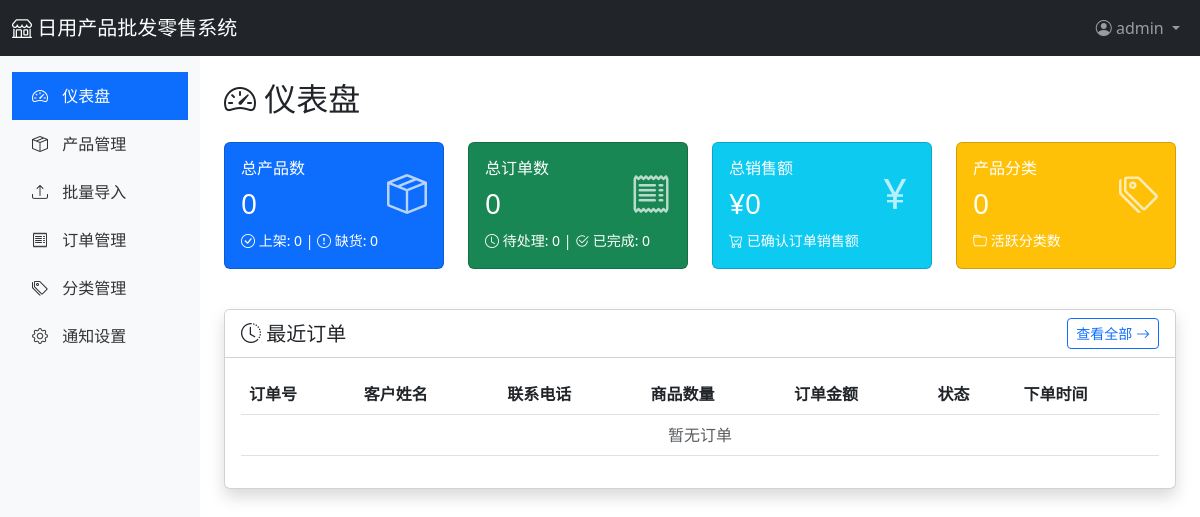
The app's page /admin/dashboard (signed in), older data.
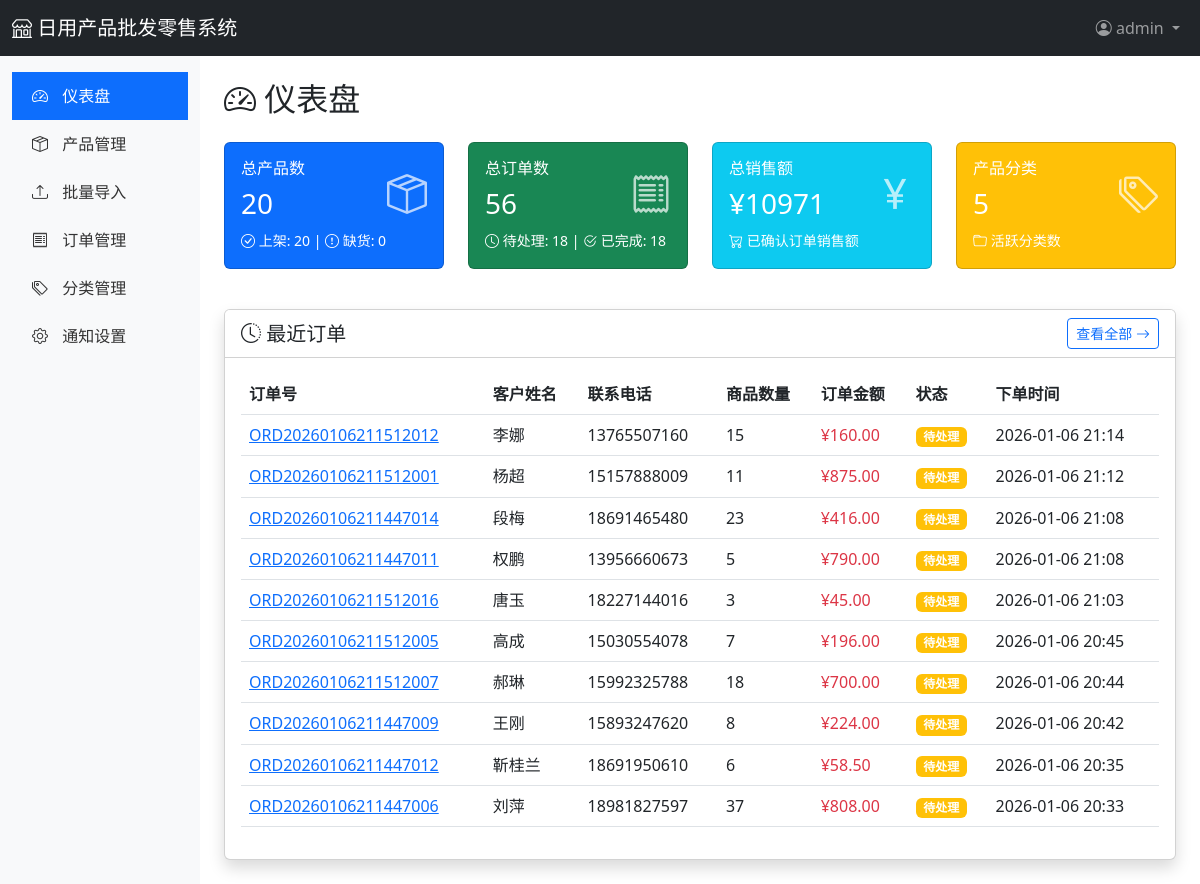
The same page, newer data.
### app/models.py (models this page shows, shortened)
class User(UserMixin, db.Model):
    __tablename__ = 'users'
    id = db.Column(db.Integer, primary_key=True)
    username = db.Column(db.String(80), unique=True, nullable=False)
    email = db.Column(db.String(120), unique=True, nullable=False)
    password_hash = db.Column(db.String(255), nullable=False)
    role = db.Column(db.String(20), default='admin')  # admin, staff
    phone = db.Column(db.String(20))
    is_active = db.Column(db.Boolean, default=True)
    created_at = db.Column(db.DateTime, default=datetime.utcnow)
    updated_at = db.Column(db.DateTime, default=datetime.utcnow, onupdate=datetime.utcnow)
    orders = db.relationship('Order', backref='user', lazy='dynamic')

class Order(db.Model):
    __tablename__ = 'orders'
    id = db.Column(db.Integer, primary_key=True)
    order_no = db.Column(db.String(50), unique=True, nullable=False, index=True)  # 订单号
    customer_name = db.Column(db.String(100), nullable=False)
    customer_phone = db.Column(db.String(20))
    customer_email = db.Column(db.String(120))
    customer_address = db.Column(db.Text)
    total_amount = db.Column(db.Float, default=0)  # 总金额
    total_quantity = db.Column(db.Integer, default=0)  # 总数量
    status = db.Column(db.String(20), default='pending')  # pending, confirmed, shipped, completed, cancelled
    notes = db.Column(db.Text)  # 备注
    notified = db.Column(db.Boolean, default=False)  # 是否已通知
    created_at = db.Column(db.DateTime, default=datetime.utcnow)
    updated_at = db.Column(db.DateTime, default=datetime.utcnow, onupdate=datetime.utcnow)
    user_id = db.Column(db.Integer, db.ForeignKey('users.id'))
    items = db.relationship('OrderItem', backref='order', lazy='dynamic', cascade='all, delete-orphan')

### app/routes/admin.py (the view)
@admin_bp.route('/dashboard')
@login_required
def dashboard():
    from app.services.order_service import OrderService
    stats = {
        'products': {
            'total': Product.query.count(),
            'active': Product.query.filter_by(status='active').count(),
            'out_of_stock': Product.query.filter(Product.stock == 0).count()
        },
        'orders': OrderService.get_order_statistics(),
        'categories': Category.query.count()
    }
    recent_orders = Order.query.order_by(Order.created_at.desc()).limit(10).all()
    return render_template('admin/dashboard.html', stats=stats, recent_orders=recent_orders)

### app/services/order_service.py (called while the page is built)
    @staticmethod
    def get_order_statistics():
        total_orders = Order.query.count()
        pending_orders = Order.query.filter_by(status='pending').count()
        confirmed_orders = Order.query.filter_by(status='confirmed').count()
        completed_orders = Order.query.filter_by(status='completed').count()
        cancelled_orders = Order.query.filter_by(status='cancelled').count()
        total_sales = db.session.query(db.func.sum(Order.total_amount)).filter(
            Order.status.in_(['confirmed', 'shipped', 'completed'])
        ).scalar() or 0
        return {
            'total_orders': total_orders,
            'pending_orders': pending_orders,
            'confirmed_orders': confirmed_orders,
            'completed_orders': completed_orders,
            'cancelled_orders': cancelled_orders,
            'total_sales': total_sales
        }

### app/templates/admin/dashboard.html (shortened to what this page needs)
{% extends "admin/base.html" %}
{% block content %}
<h2 class="mb-4">
    <i class="bi bi-speedometer2"></i> 仪表盘
</h2>
<div class="row mb-4">
    <div class="col-md-3">
        <div class="card stat-card bg-primary text-white mb-3">
            <div class="card-body">
                <div class="d-flex justify-content-between">
                    <div>
                        <h6 class="card-title">总产品数</h6>
                        <h3>{{ stats.products.total }}</h3>
                    </div>
                    <div class="align-self-center">
                        <i class="bi bi-box-seam" style="font-size: 2.5rem; opacity: 0.7;"></i>
                    </div>
                </div>
                <small>
                    <i class="bi bi-check-circle"></i> 上架: {{ stats.products.active }} |
                    <i class="bi bi-exclamation-circle"></i> 缺货: {{ stats.products.out_of_stock }}
                </small>
            </div>
        </div>
    </div>
    <div class="col-md-3">
        <div class="card stat-card bg-success text-white mb-3">
            <div class="card-body">
                <div class="d-flex justify-content-between">
                    <div>
                        <h6 class="card-title">总订单数</h6>
                        <h3>{{ stats.orders.total_orders }}</h3>
                    </div>
                    <div class="align-self-center">
                        <i class="bi bi-receipt" style="font-size: 2.5rem; opacity: 0.7;"></i>
                    </div>
                </div>
                <small>
                    <i class="bi bi-clock"></i> 待处理: {{ stats.orders.pending_orders }} |
                    <i class="bi bi-check2-circle"></i> 已完成: {{ stats.orders.completed_orders }}
                </small>
            </div>
        </div>
    </div>
    <div class="col-md-3">
        <div class="card stat-card bg-info text-white mb-3">
            <div class="card-body">
                <div class="d-flex justify-content-between">
                    <div>
                        <h6 class="card-title">总销售额</h6>
                        <h3>¥{{ "%.0f"|format(stats.orders.total_sales) }}</h3>
                    </div>
                    <div class="align-self-center">
                        <i class="bi bi-currency-yen" style="font-size: 2.5rem; opacity: 0.7;"></i>
                    </div>
                </div>
                <small>
                    <i class="bi bi-cart-check"></i> 已确认订单销售额
                </small>
            </div>
        </div>
    </div>
    <div class="col-md-3">
        <div class="card stat-card bg-warning text-white mb-3">
            <div class="card-body">
                <div class="d-flex justify-content-between">
                    <div>
                        <h6 class="card-title">产品分类</h6>
                        <h3>{{ stats.categories }}</h3>
                    </div>
                    <div class="align-self-center">
                        <i class="bi bi-tags" style="font-size: 2.5rem; opacity: 0.7;"></i>
                    </div>
                </div>
                <small>
                    <i class="bi bi-folder"></i> 活跃分类数
                </small>
            </div>
        </div>
    </div>
</div>
<div class="card shadow">
    <div class="card-header bg-white d-flex justify-content-between align-items-center">
        <h5 class="mb-0"><i class="bi bi-clock-history"></i> 最近订单</h5>
        <a href="{{ url_for('admin.orders') }}" class="btn btn-sm btn-outline-primary">
            查看全部 <i class="bi bi-arrow-right"></i>
        </a>
    </div>
    <div class="card-body">
        <div class="table-responsive">
            <table class="table table-hover">
                <thead>
                    <tr>
                        <th>订单号</th>
                        <th>客户姓名</th>
                        <th>联系电话</th>
                        <th>商品数量</th>
                        <th>订单金额</th>
                        <th>状态</th>
                        <th>下单时间</th>
                    </tr>
                </thead>
                <tbody>
                    {% if recent_orders %}
                        {% for order in recent_orders %}
                        <tr>
                            <td><a href="{{ url_for('admin.order_detail', order_id=order.id) }}">{{ order.order_no }}</a></td>
                            <td>{{ order.customer_name }}</td>
                            <td>{{ order.customer_phone or '-' }}</td>
                            <td>{{ order.total_quantity }}</td>
                            <td class="text-danger">¥{{ "%.2f"|format(order.total_amount) }}</td>
                            <td>
                                {% if order.status == 'pending' %}
                                    <span class="badge bg-warning">待处理</span>
                                {% elif order.status == 'confirmed' %}
                                    <span class="badge bg-info">已确认</span>
                                {% elif order.status == 'shipped' %}
                                    <span class="badge bg-primary">已发货</span>
                                {% elif order.status == 'completed' %}
                                    <span class="badge bg-success">已完成</span>
                                {% elif order.status == 'cancelled' %}
                                    <span class="badge bg-danger">已取消</span>
                                {% endif %}
                            </td>
                            <td>{{ order.created_at.strftime('%Y-%m-%d %H:%M') }}</td>
                        </tr>
                        {% endfor %}
                    {% else %}
                        <tr>
                            <td colspan="7" class="text-center text-muted">暂无订单</td>
                        </tr>
                    {% endif %}
                </tbody>
            </table>
        </div>
    </div>
</div>
{% endblock %}

### app/templates/admin/base.html (shortened to what this page needs)
<!DOCTYPE html>
<html lang="zh-CN">
<head>
    <link href="https://cdn.jsdelivr.net/npm/bootstrap@5.3.0/dist/css/bootstrap.min.css" rel="stylesheet">
    <link href="https://cdn.jsdelivr.net/npm/bootstrap-icons@1.11.0/font/bootstrap-icons.css" rel="stylesheet">
</head>
<body>
    <nav class="navbar navbar-expand-lg navbar-dark bg-dark">
        <div class="container-fluid">
            <a class="navbar-brand" href="{{ url_for('main.index') }}">
                <i class="bi bi-shop"></i> 日用产品批发零售系统
            </a>
            <div class="navbar-nav ms-auto">
                <div class="nav-item dropdown">
                    <a class="nav-link dropdown-toggle" href="#" role="button" data-bs-toggle="dropdown">
                        <i class="bi bi-person-circle"></i> {{ current_user.username }}
                    </a>
                </div>
            </div>
        </div>
    </nav>
    <div class="container-fluid">
        <div class="row">
            <nav class="col-md-2 d-none d-md-block sidebar py-3">
                <ul class="nav flex-column">
                    <li class="nav-item">
                        <a class="nav-link {% if request.endpoint == 'admin.dashboard' %}active{% endif %}" href="{{ url_for('admin.dashboard') }}">
                            <i class="bi bi-speedometer2"></i> 仪表盘
                        </a>
                    </li>
                    <li class="nav-item">
                        <a class="nav-link {% if 'admin.product' in request.endpoint %}active{% endif %}" href="{{ url_for('admin.products') }}">
                            <i class="bi bi-box-seam"></i> 产品管理
                        </a>
                    </li>
                    <li class="nav-item">
                        <a class="nav-link {% if request.endpoint == 'admin.products_import' %}active{% endif %}" href="{{ url_for('admin.products_import') }}">
                            <i class="bi bi-upload"></i> 批量导入
                        </a>
                    </li>
                    <li class="nav-item">
                        <a class="nav-link {% if request.endpoint == 'admin.orders' %}active{% endif %}" href="{{ url_for('admin.orders') }}">
                            <i class="bi bi-receipt"></i> 订单管理
                        </a>
                    </li>
                    <li class="nav-item">
                        <a class="nav-link {% if request.endpoint == 'admin.categories' %}active{% endif %}" href="{{ url_for('admin.categories') }}">
                            <i class="bi bi-tags"></i> 分类管理
                        </a>
                    </li>
                    <li class="nav-item">
                        <a class="nav-link {% if 'system' in request.endpoint %}active{% endif %}" href="{{ url_for('system.settings') }}">
                            <i class="bi bi-gear"></i> 通知设置
                        </a>
                    </li>
                </ul>
            </nav>
            <main class="col-md-10 ms-sm-auto col-lg-10 px-md-4 py-4">
                {% block content %}{% endblock %}
            </main>
        </div>
    </div>
</body>
</html>

### app/templates/admin/base.html (style rules this page uses)
.sidebar { min-height: calc(100vh - 56px); background-color: #f8f9fa; }
.sidebar .nav-link { color: #333; padding: 12px 20px; }
.sidebar .nav-link:hover, .sidebar .nav-link.active { background-color: #0d6efd; color: white; }
.sidebar .nav-link i { margin-right: 10px; }
.stat-card { transition: transform 0.2s; }

Row changes from the older to the newer data that the page shows:
added Order: order_no "ORD20260106211512012", customer_name "李娜", customer_phone "13765507160", total_quantity "15", total_amount "160.00", status "待处理", created_at "2026-01-06 21:14"
added Order: order_no "ORD20260106211512001", customer_name "杨超", customer_phone "15157888009", total_quantity "11", total_amount "875.00", status "待处理", created_at "2026-01-06 21:12"
added Order: order_no "ORD20260106211447014", customer_name "段梅", customer_phone "18691465480", total_quantity "23", total_amount "416.00", status "待处理", created_at "2026-01-06 21:08"
added Order: order_no "ORD20260106211447011", customer_name "权鹏", customer_phone "13956660673", total_quantity "5", total_amount "790.00", status "待处理", created_at "2026-01-06 21:08"
added Order: order_no "ORD20260106211512016", customer_name "唐玉", customer_phone "18227144016", total_quantity "3", total_amount "45.00", status "待处理", created_at "2026-01-06 21:03"
added Order: order_no "ORD20260106211512005", customer_name "高成", customer_phone "15030554078", total_quantity "7", total_amount "196.00", status "待处理", created_at "2026-01-06 20:45"
added Order: order_no "ORD20260106211512007", customer_name "郝琳", customer_phone "15992325788", total_quantity "18", total_amount "700.00", status "待处理", created_at "2026-01-06 20:44"
added Order: order_no "ORD20260106211447009", customer_name "王刚", customer_phone "15893247620", total_quantity "8", total_amount "224.00", status "待处理", created_at "2026-01-06 20:42"
added Order: order_no "ORD20260106211447012", customer_name "靳桂兰", customer_phone "18691950610", total_quantity "6", total_amount "58.50", status "待处理", created_at "2026-01-06 20:35"
added Order: order_no "ORD20260106211447006", customer_name "刘萍", customer_phone "18981827597", total_quantity "37", total_amount "808.00", status "待处理", created_at "2026-01-06 20:33"
Text that changed along with them:
{{ stats.products.total }}: "0" → "20"
{{ stats.products.active }}: "0" → "20"
{{ stats.orders.total_orders }}: "0" → "56"
{{ stats.orders.pending_orders }}: "0" → "18"
{{ stats.orders.completed_orders }}: "0" → "18"
{{ "%.0f"|format(stats.orders.total_sales) }}: "0" → "10971"
{{ stats.categories }}: "0" → "5"
text no longer shown: "暂无订单"
